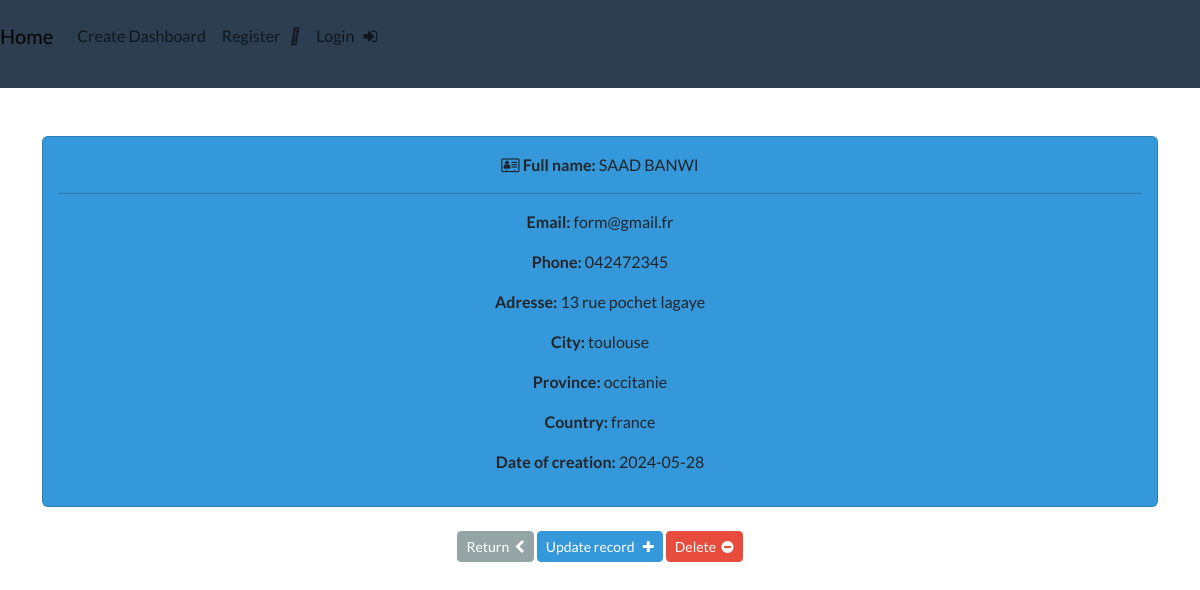
Page /record/6/ on the committed database.
### webapp/models.py (models this page shows, shortened)
class Record(models.Model):
	first_name = models.CharField(max_length=30)
	last_name = models.CharField(max_length=30)
	date_time = models.DateTimeField(auto_now_add=True)
	email = models.EmailField(max_length=254, unique=True)
	phone = models.CharField(max_length=20)
	adress = models.CharField(max_length=300)
	city = models.CharField(max_length=100)
	province = models.CharField(max_length=150)
	country = models.CharField(max_length=30)
	class Meta:
		verbose_name_plural = "Record"

### webapp/views.py (the view)
# urls.py: path('record/<int:pk>/', views.record_view, name="record-link"),
def record_view(request, pk):
	record = Record.objects.get(id=pk)
	return render(request, 'webapp/view_record.html', {'record':record})

### webapp/templates/webapp/view_record.html (shortened to what this page needs)
{% extends 'webapp/base.html'%}
{% block content %}
	<div class="card mt-5 text-center bg-info">
		<div class="card-body">
			<p><i class="fa fa-address-card-o" aria-hidden="true"></i>&nbsp;<strong>Full name:</strong> {{record.first_name|upper}} {{record.last_name|upper}}<p><hr>
			<p><strong>Email:</strong> {{record.email}}<p>
			<p><strong>Phone:</strong> {{record.phone}}<p>
			<p><strong>Adresse:</strong> {{record.adress}}<p>
			<p><strong>City:</strong> {{record.city}}<p>
			<p><strong>Province:</strong> {{record.province}}<p>
			<p><strong>Country:</strong> {{record.country}}<p>
			<p><strong>Date of creation:</strong> {{record.date_time|date:"Y-m-d"}}<p>
		</div>
	</div>
	<br>
	<div class="d-flex justify-content-center">
		<a type="submit" href="{% url 'webapp:dashboard-link' %}" class="btn btn-secondary btn-sm">Return &nbsp;<i class="fa fa-chevron-left" aria-hidden="true"></i></a>&nbsp;
 		<a type="submit" href="{% url 'webapp:update-link' record.id %}" class="btn btn-info btn-sm">Update record  &nbsp; <i class="fa fa-plus" aria-hidden="true"></i></a>&nbsp;
		<a type="submit" href="{% url 'webapp:delete-link' record.id %}" class="btn btn-danger btn-sm">Delete &nbsp;<i class="fa fa-minus-circle" aria-hidden="true"></i></a>
	</div>
{% endblock %}

### rows in the picture
Record: first_name "SAAD", last_name "BANWI", email "form@gmail.fr", phone "042472345", adress "13 rue pochet lagaye", city "toulouse", province "occitanie", country "france", date_time "2024-05-28"
